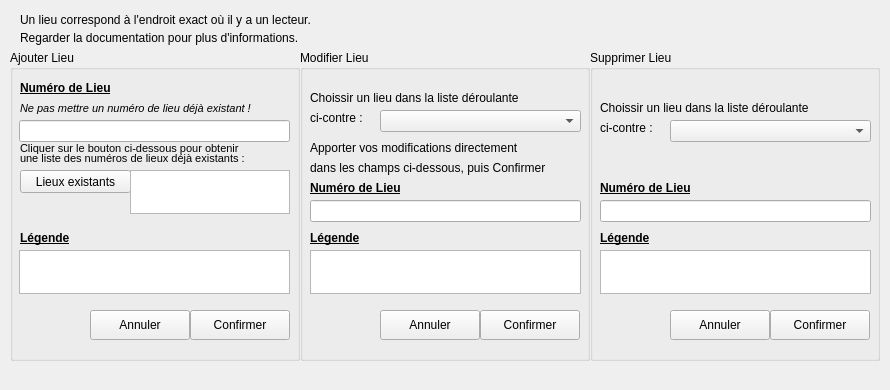
      <widget class="QWidget" name="page_8">
       <property name="geometry">
        <rect>
         <x>0</x>
         <y>0</y>
         <width>890</width>
         <height>390</height>
        </rect>
       </property>
       <attribute name="label">
        <string>Gestion des Lieux</string>
       </attribute>
       <widget class="QGroupBox" name="gbAjouterLieu">
        <property name="geometry">
         <rect>
          <x>10</x>
          <y>50</y>
          <width>290</width>
          <height>311</height>
         </rect>
        </property>
        <property name="title">
         <string>Ajouter Lieu</string>
        </property>
        <widget class="QLabel" name="label_66">
         <property name="geometry">
          <rect>
           <x>10</x>
           <y>30</y>
           <width>121</width>
           <height>16</height>
          </rect>
         </property>
         <property name="font">
          <font>
           <weight>75</weight>
           <bold>true</bold>
           <underline>true</underline>
          </font>
         </property>
         <property name="text">
          <string>Numéro de Lieu</string>
         </property>
        </widget>
        <widget class="QLineEdit" name="lEditLieuNumAdd">
         <property name="geometry">
          <rect>
           <x>9</x>
           <y>70</y>
           <width>271</width>
           <height>22</height>
          </rect>
         </property>
        </widget>
        <widget class="QLabel" name="label_67">
         <property name="geometry">
          <rect>
           <x>10</x>
           <y>90</y>
           <width>251</width>
           <height>16</height>
          </rect>
         </property>
         <property name="font">
          <font>
           <pointsize>8</pointsize>
          </font>
         </property>
         <property name="text">
          <string>Cliquer sur le bouton ci-dessous pour obtenir</string>
         </property>
        </widget>
        <widget class="QLabel" name="label_68">
         <property name="geometry">
          <rect>
           <x>10</x>
           <y>100</y>
           <width>271</width>
           <height>16</height>
          </rect>
         </property>
         <property name="font">
          <font>
           <pointsize>8</pointsize>
          </font>
         </property>
         <property name="text">
          <string>une liste des numéros de lieux déjà existants :</string>
         </property>
        </widget>
        <widget class="QPushButton" name="btLieuExistant">
         <property name="geometry">
          <rect>
           <x>10</x>
           <y>120</y>
           <width>111</width>
           <height>23</height>
          </rect>
         </property>
         <property name="text">
          <string>Lieux existants</string>
         </property>
        </widget>
        <widget class="QTextEdit" name="txtLieuExiste">
         <property name="geometry">
          <rect>
           <x>120</x>
           <y>120</y>
           <width>160</width>
           <height>44</height>
          </rect>
         </property>
         <property name="cursor" stdset="0">
          <cursorShape>ForbiddenCursor</cursorShape>
         </property>
         <property name="mouseTracking">
          <bool>false</bool>
         </property>
         <property name="textInteractionFlags">
          <set>Qt::TextSelectableByMouse</set>
         </property>
        </widget>
        <widget class="QLabel" name="label_69">
         <property name="geometry">
          <rect>
           <x>10</x>
           <y>50</y>
           <width>281</width>
           <height>16</height>
          </rect>
         </property>
         <property name="font">
          <font>
           <pointsize>8</pointsize>
           <italic>true</italic>
          </font>
         </property>
         <property name="text">
          <string>Ne pas mettre un numéro de lieu déjà existant !</string>
         </property>
        </widget>
        <widget class="QLabel" name="label_70">
         <property name="geometry">
          <rect>
           <x>10</x>
           <y>180</y>
           <width>61</width>
           <height>16</height>
          </rect>
         </property>
         <property name="font">
          <font>
           <weight>75</weight>
           <bold>true</bold>
           <underline>true</underline>
          </font>
         </property>
         <property name="text">
          <string>Légende</string>
         </property>
        </widget>
        <widget class="QTextEdit" name="txtLieuLegendeAdd">
         <property name="geometry">
          <rect>
           <x>9</x>
           <y>200</y>
           <width>271</width>
           <height>44</height>
          </rect>
         </property>
        </widget>
        <widget class="QPushButton" name="btAnnulerLieuAdd">
         <property name="geometry">
          <rect>
           <x>80</x>
           <y>260</y>
           <width>100</width>
           <height>30</height>
          </rect>
         </property>
         <property name="text">
          <string>Annuler</string>
         </property>
         <property name="icon">
          <iconset>
           <normaloff>ressources/ButtonClose.png</normaloff>ressources/ButtonClose.png</iconset>
         </property>
        </widget>
        <widget class="QPushButton" name="btOkLieuAdd">
         <property name="geometry">
          <rect>
           <x>180</x>
           <y>260</y>
           <width>100</width>
           <height>30</height>
          </rect>
         </property>
         <property name="text">
          <string>Confirmer</string>
         </property>
         <property name="icon">
          <iconset>
           <normaloff>ressources/bt_ok.png</normaloff>ressources/bt_ok.png</iconset>
         </property>
        </widget>
        <widget class="QLabel" name="label_74">
         <property name="geometry">
          <rect>
           <x>230</x>
           <y>0</y>
           <width>51</width>
           <height>51</height>
          </rect>
         </property>
         <property name="text">
          <string/>
         </property>
         <property name="pixmap">
          <pixmap>ressources/new.png</pixmap>
         </property>
        </widget>
       </widget>
       <widget class="QGroupBox" name="gbModifierLieu">
        <property name="geometry">
         <rect>
          <x>300</x>
          <y>50</y>
          <width>290</width>
          <height>311</height>
         </rect>
        </property>
        <property name="title">
         <string>Modifier Lieu</string>
        </property>
        <widget class="QLabel" name="label_75">
         <property name="geometry">
          <rect>
           <x>10</x>
           <y>40</y>
           <width>261</width>
           <height>16</height>
          </rect>
         </property>
         <property name="text">
          <string>Choissir un lieu dans la liste déroulante</string>
         </property>
        </widget>
        <widget class="QComboBox" name="cBoxLieuMod">
         <property name="geometry">
          <rect>
           <x>80</x>
           <y>60</y>
           <width>201</width>
           <height>22</height>
          </rect>
         </property>
        </widget>
        <widget class="QLabel" name="label_76">
         <property name="geometry">
          <rect>
           <x>10</x>
           <y>60</y>
           <width>71</width>
           <height>16</height>
          </rect>
         </property>
         <property name="text">
          <string>ci-contre :</string>
         </property>
        </widget>
        <widget class="QLabel" name="label_77">
         <property name="geometry">
          <rect>
           <x>10</x>
           <y>180</y>
           <width>61</width>
           <height>16</height>
          </rect>
         </property>
         <property name="font">
          <font>
           <weight>75</weight>
           <bold>true</bold>
           <underline>true</underline>
          </font>
         </property>
         <property name="text">
          <string>Légende</string>
         </property>
        </widget>
        <widget class="QTextEdit" name="txtLieuLegendeMod">
         <property name="geometry">
          <rect>
           <x>10</x>
           <y>200</y>
           <width>271</width>
           <height>44</height>
          </rect>
         </property>
        </widget>
        <widget class="QLabel" name="label_81">
         <property name="geometry">
          <rect>
           <x>10</x>
           <y>90</y>
           <width>261</width>
           <height>16</height>
          </rect>
         </property>
         <property name="font">
          <font>
           <weight>50</weight>
           <bold>false</bold>
          </font>
         </property>
         <property name="text">
          <string>Apporter vos modifications directement</string>
         </property>
        </widget>
        <widget class="QLabel" name="label_82">
         <property name="geometry">
          <rect>
           <x>10</x>
           <y>110</y>
           <width>271</width>
           <height>16</height>
          </rect>
         </property>
         <property name="text">
          <string>dans les champs ci-dessous, puis Confirmer</string>
         </property>
        </widget>
        <widget class="QPushButton" name="btAnnulerLieuMod">
         <property name="geometry">
          <rect>
           <x>80</x>
           <y>260</y>
           <width>100</width>
           <height>30</height>
          </rect>
         </property>
         <property name="text">
          <string>Annuler</string>
         </property>
         <property name="icon">
          <iconset>
           <normaloff>ressources/ButtonClose.png</normaloff>ressources/ButtonClose.png</iconset>
         </property>
        </widget>
        <widget class="QPushButton" name="btOkLieuMod">
         <property name="geometry">
          <rect>
           <x>180</x>
           <y>260</y>
           <width>100</width>
           <height>30</height>
          </rect>
         </property>
         <property name="text">
          <string>Confirmer</string>
         </property>
         <property name="icon">
          <iconset>
           <normaloff>ressources/bt_ok.png</normaloff>ressources/bt_ok.png</iconset>
         </property>
        </widget>
        <widget class="QLabel" name="label_83">
         <property name="geometry">
          <rect>
           <x>240</x>
           <y>2</y>
           <width>51</width>
           <height>51</height>
          </rect>
         </property>
         <property name="text">
          <string/>
         </property>
         <property name="pixmap">
          <pixmap>ressources/modifier.png</pixmap>
         </property>
        </widget>
        <widget class="QLineEdit" name="lEditLieuNumMod">
         <property name="geometry">
          <rect>
           <x>10</x>
           <y>150</y>
           <width>271</width>
           <height>22</height>
          </rect>
         </property>
        </widget>
        <widget class="QLabel" name="label_153">
         <property name="geometry">
          <rect>
           <x>10</x>
           <y>130</y>
           <width>121</width>
           <height>16</height>
          </rect>
         </property>
         <property name="font">
          <font>
           <weight>75</weight>
           <bold>true</bold>
           <underline>true</underline>
          </font>
         </property>
         <property name="text">
          <string>Numéro de Lieu</string>
         </property>
        </widget>
       </widget>
       <widget class="QGroupBox" name="gbSupprimerLieu">
        <property name="geometry">
         <rect>
          <x>590</x>
          <y>50</y>
          <width>290</width>
          <height>311</height>
         </rect>
        </property>
        <property name="title">
         <string>Supprimer Lieu</string>
        </property>
        <widget class="QLabel" name="label_84">
         <property name="geometry">
          <rect>
           <x>10</x>
           <y>50</y>
           <width>261</width>
           <height>16</height>
          </rect>
         </property>
         <property name="text">
          <string>Choissir un lieu dans la liste déroulante</string>
         </property>
        </widget>
        <widget class="QLabel" name="label_85">
         <property name="geometry">
          <rect>
           <x>10</x>
           <y>70</y>
           <width>71</width>
           <height>16</height>
          </rect>
         </property>
         <property name="text">
          <string>ci-contre :</string>
         </property>
        </widget>
        <widget class="QComboBox" name="cBoxLieuSupp">
         <property name="geometry">
          <rect>
           <x>80</x>
           <y>70</y>
           <width>201</width>
           <height>22</height>
          </rect>
         </property>
        </widget>
        <widget class="QLabel" name="label_86">
         <property name="geometry">
          <rect>
           <x>10</x>
           <y>180</y>
           <width>61</width>
           <height>16</height>
          </rect>
         </property>
         <property name="font">
          <font>
           <weight>75</weight>
           <bold>true</bold>
           <underline>true</underline>
          </font>
         </property>
         <property name="text">
          <string>Légende</string>
         </property>
        </widget>
        <widget class="QTextEdit" name="txtLieuLegendeSupp">
         <property name="geometry">
          <rect>
           <x>10</x>
           <y>200</y>
           <width>271</width>
           <height>44</height>
          </rect>
         </property>
         <property name="cursor" stdset="0">
          <cursorShape>ForbiddenCursor</cursorShape>
         </property>
         <property name="textInteractionFlags">
          <set>Qt::TextSelectableByMouse</set>
         </property>
        </widget>
        <widget class="QPushButton" name="btAnnulerLieuSupp">
         <property name="geometry">
          <rect>
           <x>80</x>
           <y>260</y>
           <width>100</width>
           <height>30</height>
          </rect>
         </property>
         <property name="text">
          <string>Annuler</string>
         </property>
         <property name="icon">
          <iconset>
           <normaloff>ressources/ButtonClose.png</normaloff>ressources/ButtonClose.png</iconset>
         </property>
        </widget>
        <widget class="QPushButton" name="btOkLieuSupp">
         <property name="geometry">
          <rect>
           <x>180</x>
           <y>260</y>
           <width>100</width>
           <height>30</height>
          </rect>
         </property>
         <property name="text">
          <string>Confirmer</string>
         </property>
         <property name="icon">
          <iconset>
           <normaloff>ressources/bt_ok.png</normaloff>ressources/bt_ok.png</iconset>
         </property>
        </widget>
        <widget class="QLabel" name="label_88">
         <property name="geometry">
          <rect>
           <x>230</x>
           <y>0</y>
           <width>51</width>
           <height>51</height>
          </rect>
         </property>
         <property name="text">
          <string/>
         </property>
         <property name="pixmap">
          <pixmap>ressources/supprimer.png</pixmap>
         </property>
        </widget>
        <widget class="QLineEdit" name="lEditLieuNumSupp">
         <property name="geometry">
          <rect>
           <x>10</x>
           <y>150</y>
           <width>271</width>
           <height>22</height>
          </rect>
         </property>
        </widget>
        <widget class="QLabel" name="label_154">
         <property name="geometry">
          <rect>
           <x>10</x>
           <y>130</y>
           <width>121</width>
           <height>16</height>
          </rect>
         </property>
         <property name="font">
          <font>
           <weight>75</weight>
           <bold>true</bold>
           <underline>true</underline>
          </font>
         </property>
         <property name="text">
          <string>Numéro de Lieu</string>
         </property>
        </widget>
       </widget>
       <widget class="QLabel" name="label_71">
        <property name="geometry">
         <rect>
          <x>20</x>
          <y>10</y>
          <width>351</width>
          <height>20</height>
         </rect>
        </property>
        <property name="text">
         <string>Un lieu correspond à l'endroit exact où il y a un lecteur.</string>
        </property>
       </widget>
       <widget class="QLabel" name="label_72">
        <property name="geometry">
         <rect>
          <x>20</x>
          <y>30</y>
          <width>321</width>
          <height>16</height>
         </rect>
        </property>
        <property name="text">
         <string>Regarder la documentation pour plus d'informations.</string>
        </property>
       </widget>
      </widget>
